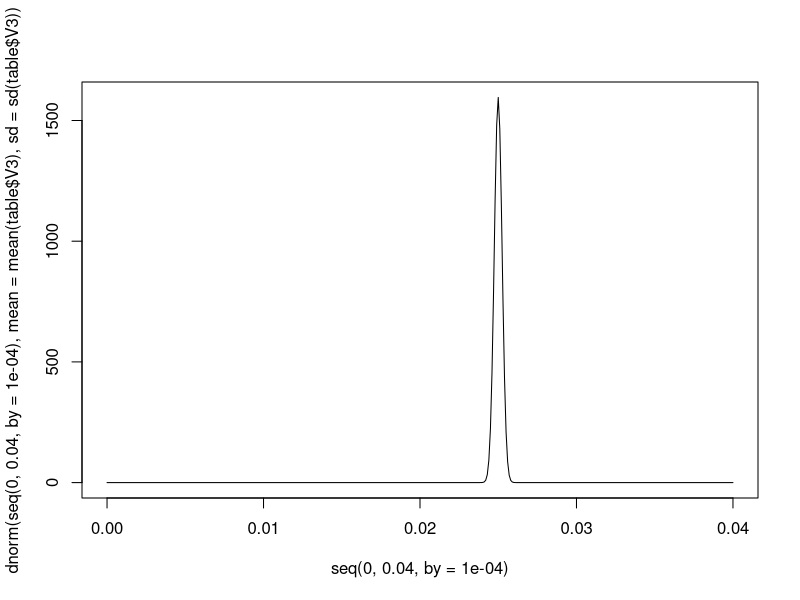
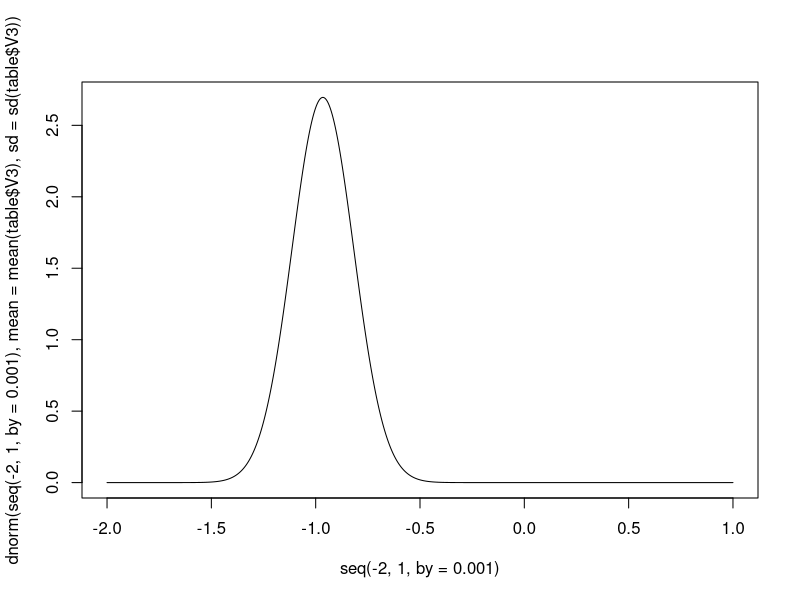
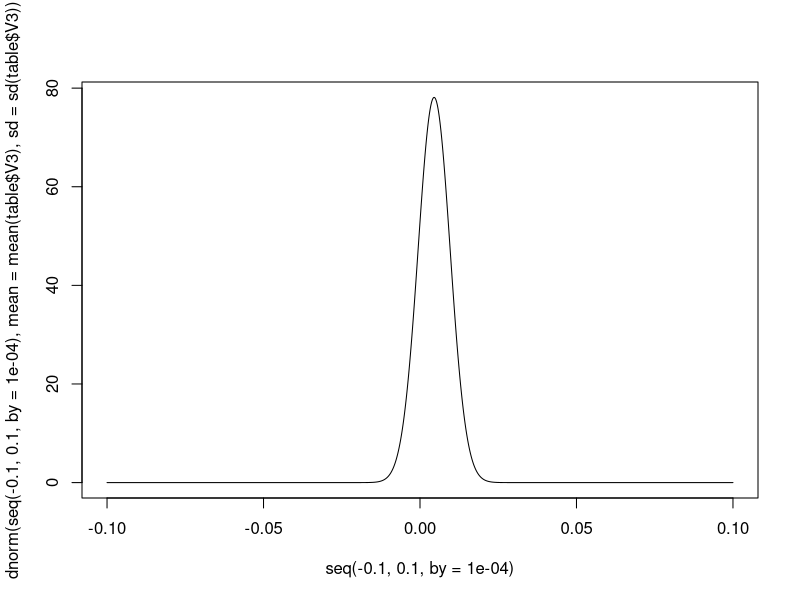
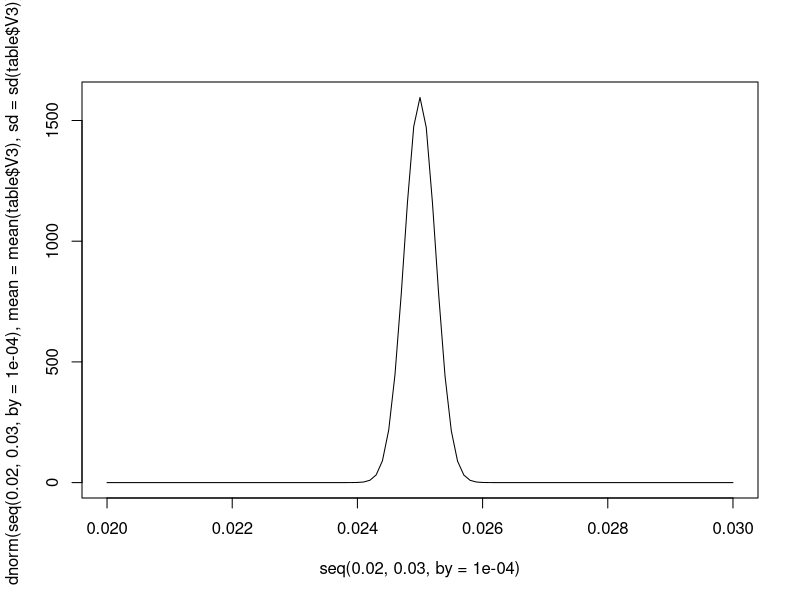

Recreate these plots in R, in order.
table = read.table('jerk_dynamic.txt', sep=',', comment.char=';')
plot(seq(0,0.04,by=0.0001), dnorm(seq(0,0.04,by=0.0001),mean=mean(table$V3),sd=sd(table$V3)),type='l')

 table = read.table('jerk_nondynamic.txt', sep=',', comment.char=';')
 plot(seq(-2,1,by=0.001), dnorm(seq(-2,1,by=0.001),mean=mean(table$V3),sd=sd(table$V3)),type='l')
 
  table = read.table('naive_nondynamic.txt', sep=',', comment.char=';')
 plot(seq(-0.1,0.1,by=0.0001), dnorm(seq(-0.1,0.1,by=0.0001),mean=mean(table$V3),sd=sd(table$V3)),type='l')
 
 table = read.table('naive_dynamic.txt', sep=',', comment.char=';')
plot(seq(0.02,0.03,by=0.0001), dnorm(seq(0.02,0.03,by=0.0001),mean=mean(table$V3),sd=sd(table$V3)),type='l')
